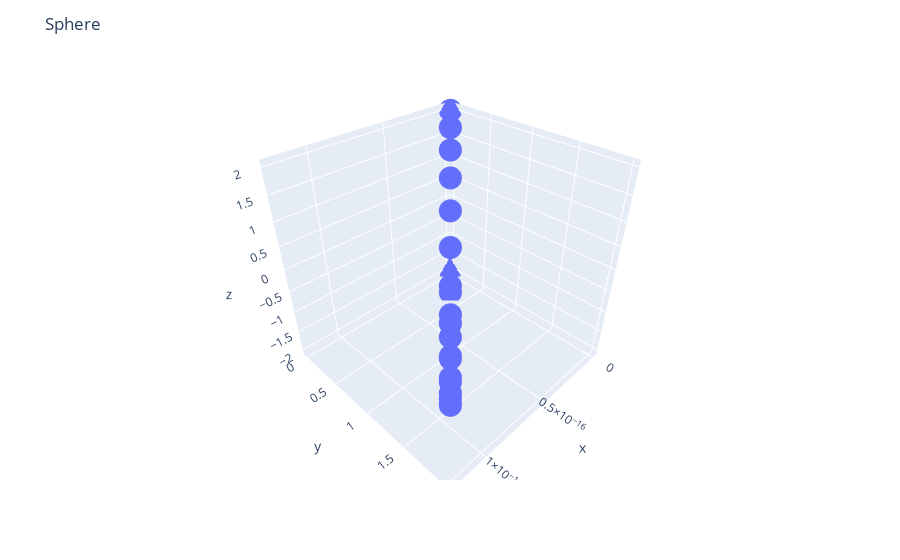
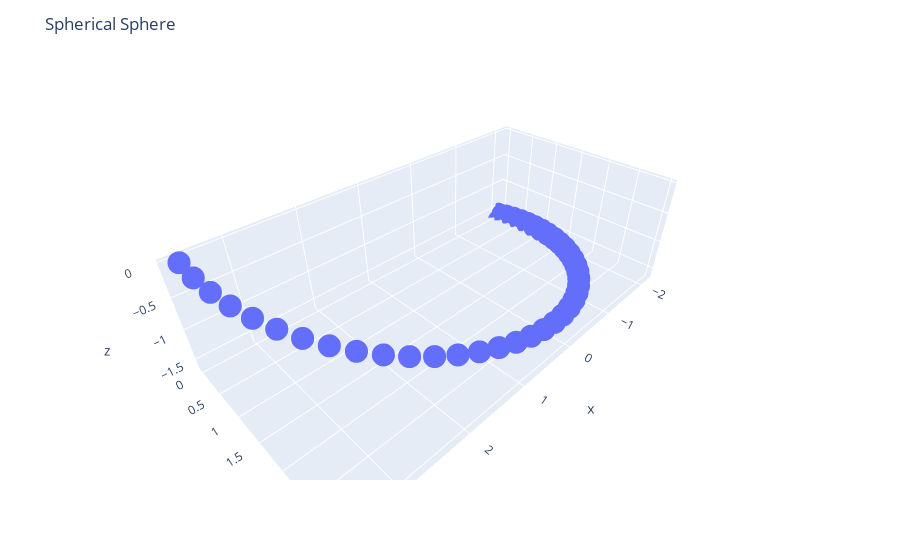

These figures' notebook cell, in order:
### Code cell
Sphere(
    radius=2,
    num_points_theta = 1,
    num_points_phi =20,
    theta_min = math.pi/2,
    theta_max = math.pi/2, 
    phi_max = math.pi).plot()

SphericalSpiral(
    c = 8,
    a = 2,
    t_min = math.pi,
    t_max=.005*math.pi,
    num_points=40).plot()

### Figure 1 — Plotly figure (JSON) as saved in the notebook; plotly's stock layout.template omitted (floating-point values rounded to 4 significant figures)
{"data": [{"hovertemplate": "x=%{x}<br>y=%{y}<br>z=%{z}<extra></extra>", "legendgroup": "", "marker": {"color": "#636efa", "symbol": "circle"}, "mode": "markers", "name": "", "scene": "scene", "showlegend": false, "type": "scatter3d", "x": [0, 2.016e-17, 3.976e-17, 5.829e-17, 7.522e-17, 9.01e-17, 1.025e-16, 1.121e-16, 1.187e-16, 1.22e-16, 1.22e-16, 1.187e-16, 1.121e-16, 1.025e-16, 9.01e-17, 7.522e-17, 5.829e-17, 3.976e-17, 2.016e-17, 1.5e-32], "y": [0, 0.3292, 0.6494, 0.9519, 1.228, 1.471, 1.674, 1.832, 1.939, 1.993, 1.993, 1.939, 1.832, 1.674, 1.471, 1.228, 0.9519, 0.6494, 0.3292, 2.449e-16], "z": [2, 1.973, 1.892, 1.759, 1.578, 1.355, 1.094, 0.8034, 0.491, 0.1652, -0.1652, -0.491, -0.8034, -1.094, -1.355, -1.578, -1.759, -1.892, -1.973, -2]}], "layout": {"legend": {"tracegroupgap": 0}, "margin": {"t": 60}, "scene": {"domain": {"x": [0, 1], "y": [0, 1]}, "xaxis": {"title": {"text": "x"}}, "yaxis": {"title": {"text": "y"}}, "zaxis": {"title": {"text": "z"}}}, "title": {"text": "Sphere"}}}

### Figure 2 — Plotly figure (JSON) as saved in the notebook; plotly's stock layout.template omitted (floating-point values rounded to 4 significant figures)
{"data": [{"hovertemplate": "x=%{x}<br>y=%{y}<br>z=%{z}<extra></extra>", "legendgroup": "", "marker": {"color": "#636efa", "symbol": "circle"}, "mode": "markers", "name": "", "scene": "scene", "showlegend": false, "type": "scatter3d", "x": [-2.075, -2.103, -2.119, -2.121, -2.109, -2.082, -2.041, -1.984, -1.911, -1.823, -1.719, -1.6, -1.465, -1.316, -1.152, -0.9737, -0.7824, -0.5788, -0.3639, -0.1388, 0.09495, 0.336, 0.5827, 0.8333, 1.086, 1.338, 1.588, 1.833, 2.071, 2.299, 2.516, 2.718, 2.904, 3.071, 3.217, 3.34, 3.438, 3.512, 3.558, 3.577], "y": [2.541e-16, 0.169, 0.3426, 0.5201, 0.7004, 0.8823, 1.065, 1.247, 1.427, 1.603, 1.776, 1.942, 2.101, 2.252, 2.392, 2.521, 2.637, 2.739, 2.825, 2.895, 2.946, 2.978, 2.989, 2.98, 2.948, 2.894, 2.818, 2.718, 2.595, 2.45, 2.284, 2.096, 1.889, 1.664, 1.423, 1.168, 0.9006, 0.6245, 0.3421, 0.05619], "z": [-1.629, -1.615, -1.6, -1.584, -1.567, -1.55, -1.531, -1.511, -1.491, -1.469, -1.446, -1.422, -1.396, -1.369, -1.341, -1.31, -1.279, -1.245, -1.21, -1.173, -1.134, -1.093, -1.049, -1.004, -0.9567, -0.907, -0.8552, -0.8011, -0.7449, -0.6865, -0.6261, -0.5637, -0.4995, -0.4336, -0.3662, -0.2975, -0.2276, -0.1569, -0.08566, -0.01405]}], "layout": {"legend": {"tracegroupgap": 0}, "margin": {"t": 60}, "scene": {"domain": {"x": [0, 1], "y": [0, 1]}, "xaxis": {"title": {"text": "x"}}, "yaxis": {"title": {"text": "y"}}, "zaxis": {"title": {"text": "z"}}}, "title": {"text": "Spherical Sphere"}}}
